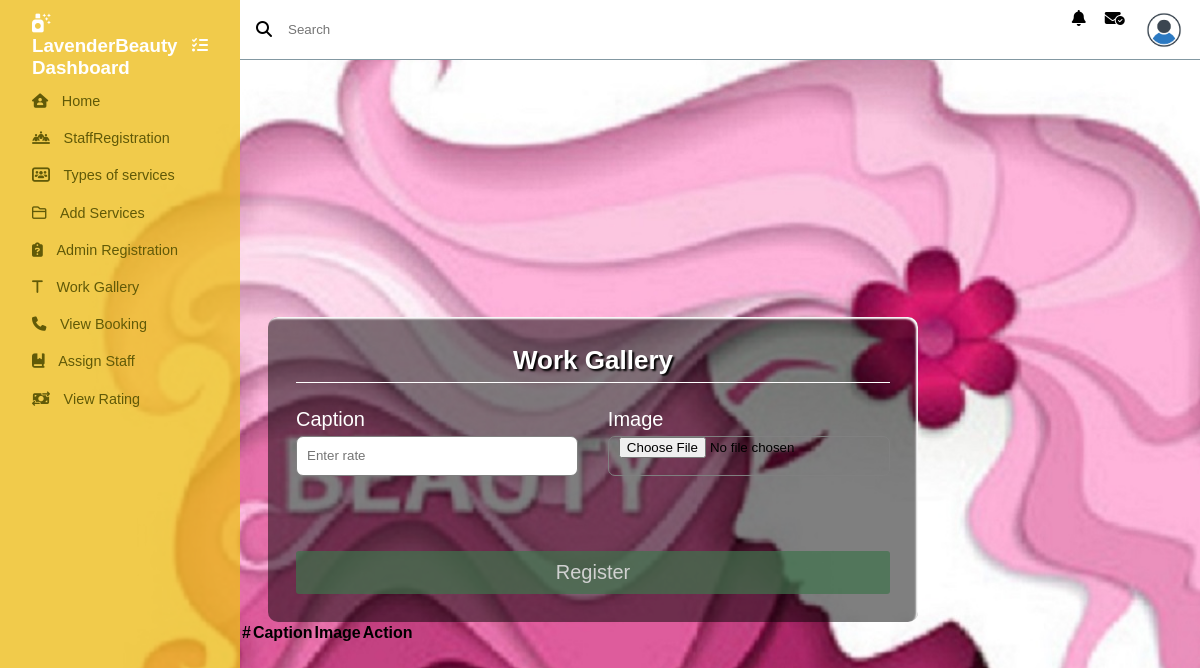
The page /adminboutique/Work/ on the database as committed earlier.
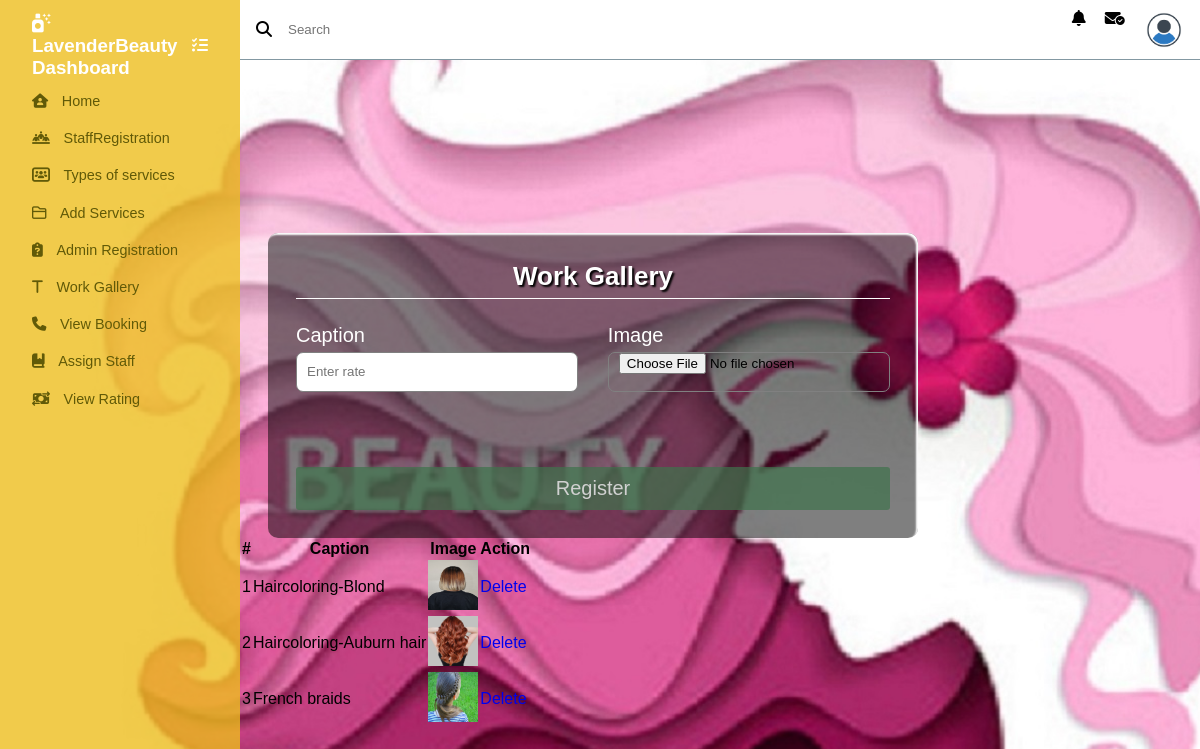
The same page on the database as committed later.
### Admin/models.py (models this page shows)
class tbl_workgalary(models.Model):
    workdate=models.DateField(auto_now_add=True)
    caption=models.CharField(max_length=40)
    image=models.FileField(upload_to="Workpic/")

### Admin/views.py (the view)
# urls.py: path('Work/',views.work,name="work"),
def work(request):
    workdata=tbl_workgalary.objects.all()
    if request.method=="POST":
        tbl_workgalary.objects.create(caption=request.POST.get('caption'),image=request.FILES.get('image'))
        return redirect('adminboutique:work')
    else:
        return render(request,'Admin/Workgalary.html',{'work':workdata})

### Admin/Templates/Admin/Workgalary.html (shortened to what this page needs)
{% extends 'Admin/Header.html' %}
{% load static %}
{% block content%}
<!DOCTYPE html>
<html lang="en">
<head>
</head>
<body>
    <div class="container">
        <h1 class="form-title">Work Gallery</h1>
        <form action="#" method="post" enctype="multipart/form-data">
          <div class="main-user-info">
            <div class="user-input-box">
              <label for="rate">Caption</label>
              <input type="text"
                      id="caption"
                      name="caption"
                      placeholder="Enter rate" value="{{data.caption}}"/>
            </div>
            <div class="user-input-box">
                <label for="phoneNumber">Image</label>
                <input type="file"
                        id="image"
                        name="image"
                        placeholder="Upload Proof" value="{{data.image}}"/>
              </div>
          </div>
          <div class="form-submit-btn">
            <input type="submit" value="Register">
          </div>
        </form>
    </div>
    <table>
        <tr>
            <th>#</th>
            <th>Caption</th>
            <th>Image</th>
            <th>Action</th>
        </tr>
        {% for i in work %}
        <tr>
            <td>{{forloop.counter}}</td>
            <td>{{i.caption}}</td>
            <td><img src="{{i.image.url}}" width="50" height="50"></td>
            <td><a href="{% url 'adminboutique:deletework' i.id %}">Delete</a></td>
        </tr>
        {% endfor %}
    </table>
</body>
</html>
{% endblock content %}

### Admin/Templates/Admin/Header.html (shortened to what this page needs)
{% load static %}
<!DOCTYPE html>
<html lang="en">
<head>
    <link rel="stylesheet" href="https://cdnjs.cloudflare.com/ajax/libs/font-awesome/6.4.2/css/all.min.css"/>
</head>
<body>
    <div class="sidebar">
        <div class="sidebar-header">
            <h3 class="brand"><span><i class="fas fa-air-freshener"></i></span><span>LavenderBeauty Dashboard</span></h3>
            <label for="sidebar-toggle"><i class="fas fa-tasks"></i></label>
        </div>
        <div class="sidebar-menu">
            <ul>
                <li>
                    <a href="{% url 'adminboutique:adminboutique' %}">
                        <span><i class="fa-solid fa-house-user"></i></span>
                        <span>Home</span>
                    </a>
                </li>
                <li>
                    <a href="{% url 'adminboutique:staffreg' %}">
                        <span><i class="fa-solid fa-people-line"></i></span>
                        <span>StaffRegistration</span>
                    </a>
                </li>
                <li>
                    <a href="{% url 'adminboutique:servicestypes'%}">
                        <span><i class="fa-solid fa-users-rectangle"></i></span>
                        <span>Types of services</span>
                    </a>
                </li>
                <li>
                    <a href="{% url 'adminboutique:addservices' %}">
                        <span><i class="fa-regular fa-folder-closed"></i></span>
                        <span>Add Services</span>
                    </a>
                </li>
                <li>
                    <a href="{% url 'adminboutique:adminreg' %}">
                        <span><i class="fa-solid fa-clipboard-question"></i></span>
                        <span>Admin Registration</span>
                    </a>
                </li>
                <li>
                    <a href="{% url 'adminboutique:work' %}">
                        <span><i class="fa-solid fa-t"></i></span>
                        <span>Work Gallery</span>
                    </a>
                </li>
                <li>
                    <a href="">
                        <span><i class="fa-solid fa-phone"></i></span>
                        <span>View Booking</span>
                    </a>
                </li>
                <li>
                    <a href="">
                        <span><i class="fa-solid fa-book-bookmark"></i></span>
                        <span>Assign Staff</span>
                    </a>
                </li>
                <li>
                    <a href="">
                        <span><i class="fa-solid fa-money-bill-transfer"></i></span>
                        <span>View Rating</span>
                    </a>
                </li>
            </ul>
        </div>
    </div>
    <div class="main-content">
        <header>
            <div class="search-wrapper">
                <span><i class="fa-solid fa-magnifying-glass"></i></span>
                <input type="search" placeholder="Search">
            </div>
            <div class="social-icons">
                <span><i class="fa-solid fa-bell"></i></span>
                <span><i class="fa-solid fa-envelope-circle-check"></i></span>
                <div></div>
            </div>
        </header>
        {% block content %}
        {%endblock content%}

Rows that differ between the two databases and show on the page:
added tbl_workgalary: caption "Haircoloring-Blond", image (picture)
added tbl_workgalary: caption "Haircoloring-Auburn hair", image (picture)
added tbl_workgalary: caption "French braids", image (picture)
